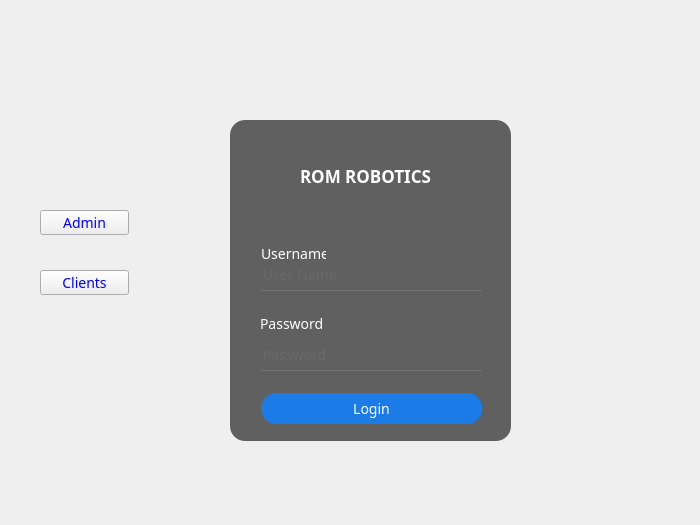
<?xml version="1.0" encoding="UTF-8"?>
<ui version="4.0">
 <class>MainWindow</class>
 <widget class="QMainWindow" name="MainWindow">
  <property name="geometry">
   <rect>
    <x>0</x>
    <y>0</y>
    <width>700</width>
    <height>525</height>
   </rect>
  </property>
  <property name="sizePolicy">
   <sizepolicy hsizetype="Fixed" vsizetype="Fixed">
    <horstretch>0</horstretch>
    <verstretch>0</verstretch>
   </sizepolicy>
  </property>
  <property name="minimumSize">
   <size>
    <width>700</width>
    <height>525</height>
   </size>
  </property>
  <property name="maximumSize">
   <size>
    <width>700</width>
    <height>525</height>
   </size>
  </property>
  <property name="font">
   <font>
    <family>Umpush</family>
    <pointsize>-1</pointsize>
    <italic>true</italic>
   </font>
  </property>
  <property name="windowTitle">
   <string>ROM ROBOTICS</string>
  </property>
  <property name="windowIcon">
   <iconset resource="src.qrc">
    <normaloff>:/images/main_dWS_icon.ico</normaloff>:/images/main_dWS_icon.ico</iconset>
  </property>
  <property name="styleSheet">
   <string notr="true">#centralwidget{
background-image: url(:/images/mdyblur.png) 0 0 0 0 stretch stretch;
}

*{
font-family: Umpush;
font-size: 14px;
color:blue;
}

#loginFrame{
background:rgba(0,0,0,0.6);
border-radius: 15px;
}

#pushButton{
border-radius: 0px;
background: transparent;
}

#loginBtn{
border-radius:15px;
color: white;
background: rgb(27, 124, 231);
Font-size: 14px;
}

#loginBtn:hover{
border-radius:15px;
color: #333;
background:rgb(155, 194, 251);
font-weight:bold;
}

#lineEditPassword,#lineEditUserName {
background: transparent;
border: none;
color: #717072;
border-bottom: 1px solid #717072;
Font-size: 14px;
}
#labelUserName{
Font-size: 14px;
color: white;
background: transparent;
}
#labelPassword{
Font-size: 14px;
color: white;
background: transparent;
}

#labelLoginHere{
Font-size: 17px;
color: white;
background: transparent;
}</string>
  </property>
  <widget class="QWidget" name="centralwidget">
   <widget class="QFrame" name="loginFrame">
    <property name="geometry">
     <rect>
      <x>230</x>
      <y>120</y>
      <width>281</width>
      <height>321</height>
     </rect>
    </property>
    <property name="styleSheet">
     <string notr="true"/>
    </property>
    <property name="frameShape">
     <enum>QFrame::StyledPanel</enum>
    </property>
    <property name="frameShadow">
     <enum>QFrame::Raised</enum>
    </property>
    <widget class="QLabel" name="labelLoginHere">
     <property name="geometry">
      <rect>
       <x>70</x>
       <y>40</y>
       <width>151</width>
       <height>31</height>
      </rect>
     </property>
     <property name="font">
      <font>
       <family>Umpush</family>
       <pointsize>-1</pointsize>
       <weight>75</weight>
       <bold>true</bold>
      </font>
     </property>
     <property name="styleSheet">
      <string notr="true"/>
     </property>
     <property name="text">
      <string>ROM ROBOTICS</string>
     </property>
    </widget>
    <widget class="QPushButton" name="loginBtn">
     <property name="geometry">
      <rect>
       <x>31</x>
       <y>273</y>
       <width>221</width>
       <height>31</height>
      </rect>
     </property>
     <property name="font">
      <font>
       <family>Umpush</family>
       <pointsize>-1</pointsize>
       <weight>50</weight>
       <italic>false</italic>
       <bold>false</bold>
      </font>
     </property>
     <property name="cursor">
      <cursorShape>PointingHandCursor</cursorShape>
     </property>
     <property name="text">
      <string>Login</string>
     </property>
    </widget>
    <widget class="QLineEdit" name="lineEditUserName">
     <property name="geometry">
      <rect>
       <x>31</x>
       <y>140</y>
       <width>221</width>
       <height>31</height>
      </rect>
     </property>
     <property name="cursor">
      <cursorShape>PointingHandCursor</cursorShape>
     </property>
     <property name="text">
      <string/>
     </property>
     <property name="placeholderText">
      <string>User Name</string>
     </property>
     <property name="cursorMoveStyle">
      <enum>Qt::VisualMoveStyle</enum>
     </property>
    </widget>
    <widget class="QLineEdit" name="lineEditPassword">
     <property name="geometry">
      <rect>
       <x>31</x>
       <y>220</y>
       <width>221</width>
       <height>31</height>
      </rect>
     </property>
     <property name="cursor">
      <cursorShape>PointingHandCursor</cursorShape>
     </property>
     <property name="text">
      <string/>
     </property>
     <property name="echoMode">
      <enum>QLineEdit::Password</enum>
     </property>
     <property name="placeholderText">
      <string>Password</string>
     </property>
    </widget>
    <widget class="QLabel" name="labelUserName">
     <property name="geometry">
      <rect>
       <x>31</x>
       <y>120</y>
       <width>65</width>
       <height>28</height>
      </rect>
     </property>
     <property name="styleSheet">
      <string notr="true"/>
     </property>
     <property name="text">
      <string>Username</string>
     </property>
    </widget>
    <widget class="QLabel" name="labelPassword">
     <property name="geometry">
      <rect>
       <x>30</x>
       <y>190</y>
       <width>62</width>
       <height>28</height>
      </rect>
     </property>
     <property name="styleSheet">
      <string notr="true"/>
     </property>
     <property name="text">
      <string>Password</string>
     </property>
    </widget>
   </widget>
   <widget class="QPushButton" name="pushButton">
    <property name="geometry">
     <rect>
      <x>320</x>
      <y>60</y>
      <width>101</width>
      <height>101</height>
     </rect>
    </property>
    <property name="styleSheet">
     <string notr="true">#pushButton{
border-radius: 60px;
}</string>
    </property>
    <property name="text">
     <string/>
    </property>
    <property name="icon">
     <iconset resource="src.qrc">
      <normaloff>:/images/primary_KMx_icon.ico</normaloff>:/images/primary_KMx_icon.ico</iconset>
    </property>
    <property name="iconSize">
     <size>
      <width>100</width>
      <height>100</height>
     </size>
    </property>
   </widget>
   <widget class="QPushButton" name="adminbtn">
    <property name="geometry">
     <rect>
      <x>40</x>
      <y>210</y>
      <width>89</width>
      <height>25</height>
     </rect>
    </property>
    <property name="text">
     <string>Admin</string>
    </property>
   </widget>
   <widget class="QPushButton" name="clientbtn">
    <property name="geometry">
     <rect>
      <x>40</x>
      <y>270</y>
      <width>89</width>
      <height>25</height>
     </rect>
    </property>
    <property name="text">
     <string>Clients</string>
    </property>
   </widget>
  </widget>
 </widget>
 <resources>
  <include location="src.qrc"/>
 </resources>
 <connections>
  <connection>
   <sender>pushButton</sender>
   <signal>clicked()</signal>
   <receiver>MainWindow</receiver>
   <slot>close()</slot>
   <hints>
    <hint type="sourcelabel">
     <x>518</x>
     <y>107</y>
    </hint>
    <hint type="destinationlabel">
     <x>334</x>
     <y>424</y>
    </hint>
   </hints>
  </connection>
 </connections>
</ui>
